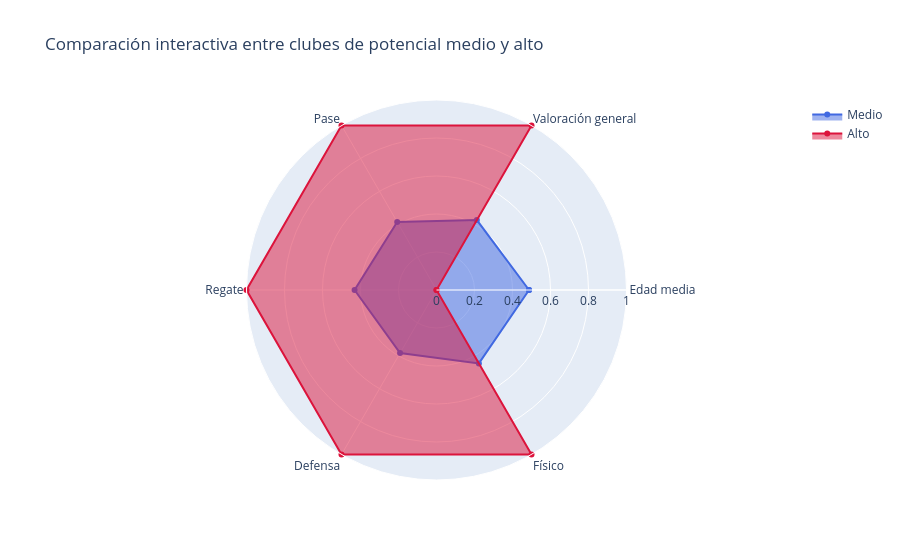

The notebook cell this image was saved under:
### Markdown cell above
Sí, exites diferencias agregadas medibles entre los clubes de potencial alto y estándar. Para comprobarlo, calculamos la media de varias características y lo representamos de manera visual con un gráfico de radar.

### Code cell
import plotly.graph_objects as go

variables = [
    'age_mean',
    'overall_mean',
    'passing_mean',
    'dribbling_mean',
    'defending_mean',
    'physic_mean'
]

nombres = [
    'Edad media',
    'Valoración general',
    'Pase',
    'Regate',
    'Defensa',
    'Físico'
]

comparacion = club_agg.groupby('club_potential_tier')[variables].mean()

# Normalización para comparar las variables en la misma escala
comparacion_norm = (
    comparacion - comparacion.min()
) / (
    comparacion.max() - comparacion.min()
)

fig = go.Figure()

for categoria, color in [('Medio', 'royalblue'), ('Alto', 'crimson')]:
    valores = comparacion_norm.loc[categoria].tolist()
    valores.append(valores[0])

    fig.add_trace(go.Scatterpolar(
        r=valores,
        theta=nombres + [nombres[0]],
        fill='toself',
        name=categoria,
        line=dict(color=color)
    ))

fig.update_layout(
    title='Comparación interactiva entre clubes de potencial medio y alto',
    polar=dict(radialaxis=dict(visible=True, range=[0, 1])),
    showlegend=True
)

fig.show()

### Figure 1 — Plotly figure (JSON) as saved in the notebook; plotly's stock layout.template omitted (floating-point values rounded to 4 significant figures)
{"data": [{"fill": "toself", "line": {"color": "royalblue"}, "name": "Medio", "r": [0.487, 0.4249, 0.4136, 0.4312, 0.3835, 0.446, 0.487], "theta": ["Edad media", "Valoración general", "Pase", "Regate", "Defensa", "Físico", "Edad media"], "type": "scatterpolar"}, {"fill": "toself", "line": {"color": "crimson"}, "name": "Alto", "r": [0, 1, 1, 1, 1, 1, 0], "theta": ["Edad media", "Valoración general", "Pase", "Regate", "Defensa", "Físico", "Edad media"], "type": "scatterpolar"}], "layout": {"polar": {"radialaxis": {"range": [0, 1], "visible": true}}, "showlegend": true, "title": {"text": "Comparación interactiva entre clubes de potencial medio y alto"}}}
